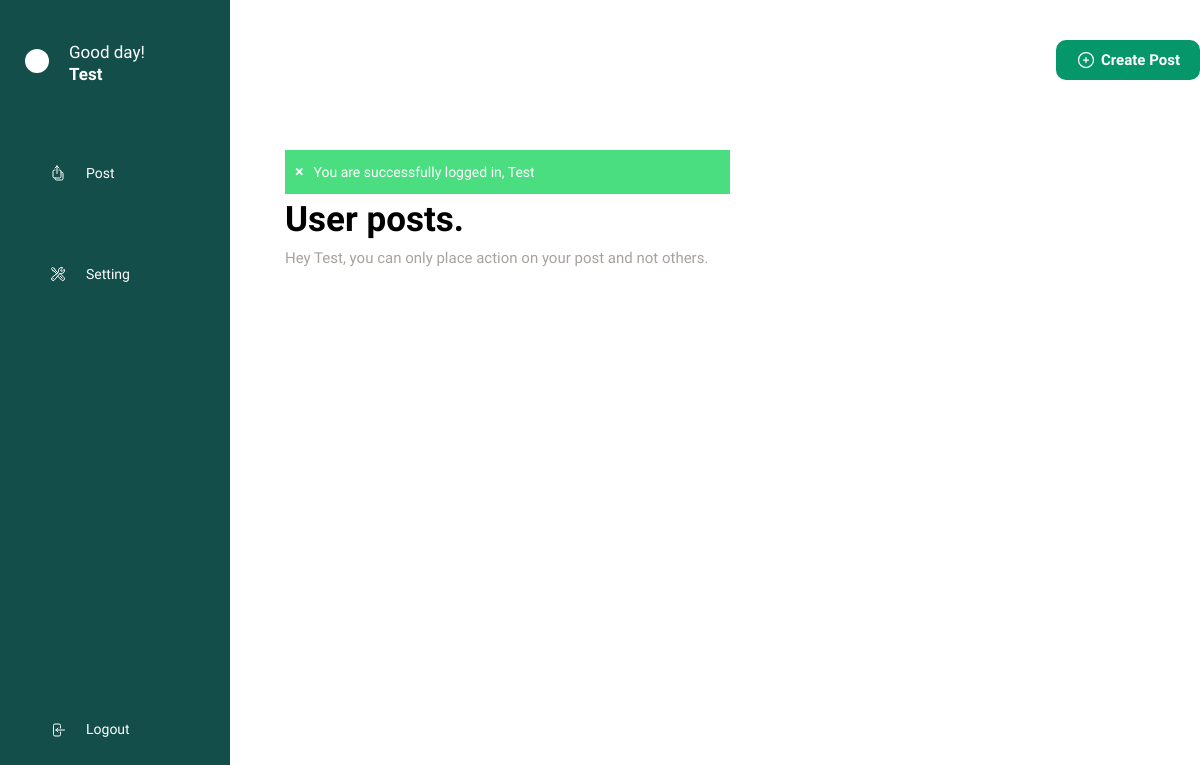
The page /dashboard (signed in) on the database as committed earlier.
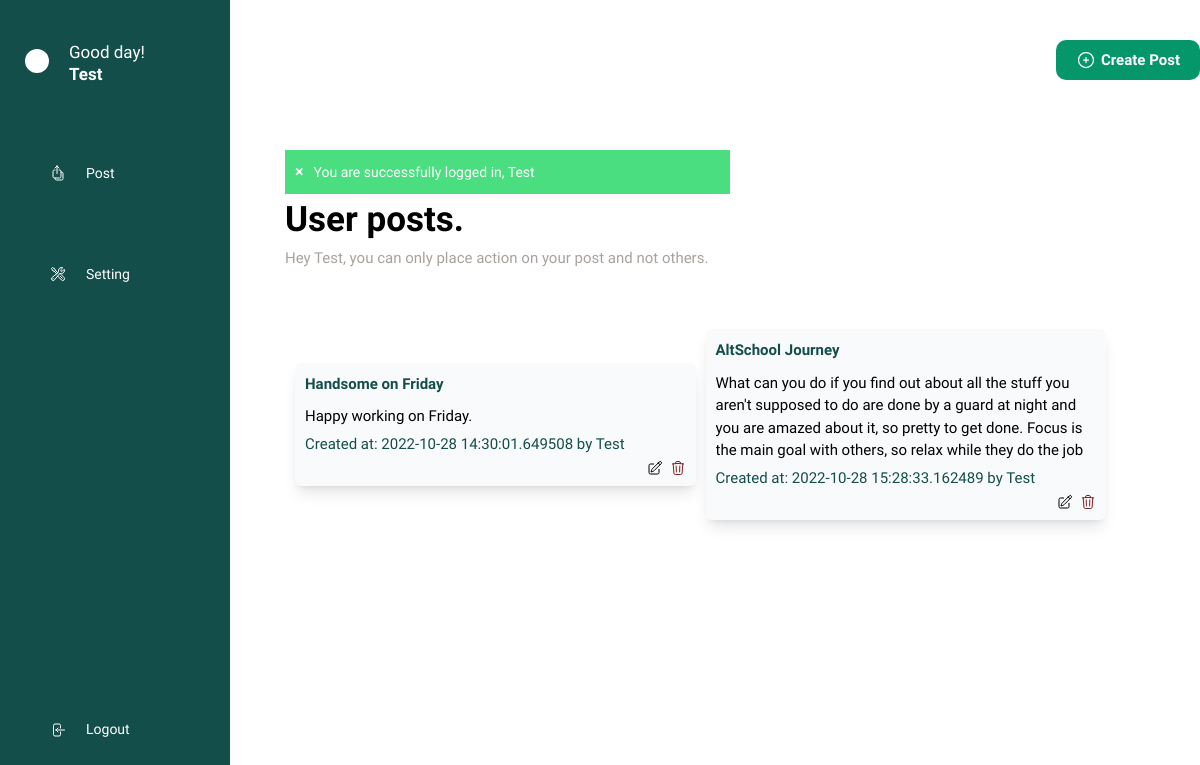
The same page on the database as committed later.
### app.py (models this page shows, shortened)
class User(db.Model, UserMixin):
    id = db.Column(db.Integer, primary_key=True, autoincrement=True)
    name = db.Column(db.String(15), unique=True, nullable=False)
    email = db.Column(db.String(25), unique=True, nullable=False)
    password = db.Column(db.String(80), nullable=False)

class Post(db.Model):
    id = db.Column(db.Integer, primary_key=True, unique=True)
    title = db.Column(db.String(100))
    content = db.Column(db.String(1000))
    author = db.Column(db.String(100), nullable=False)
    date = db.Column(db.DateTime, default=datetime.utcnow)

### app.py (the view)
@app.route('/dashboard')
@login_required
def dashboard():
    user = current_user
    blogs = Post.query.all()
    if user:
        flash('You are successfully logged in', 'success')
    else:
        pass
    return render_template('dashboard.html', blogs=blogs, user=user)

### app.py (called while the page is built)
@login_manager.user_loader
def user_loader(id):
    return User.query.get(int(id))

### templates/dashboard.html (shortened to what the changed rows need)
<!DOCTYPE html>
<html lang="en">
<head>
    <script src="https://cdn.tailwindcss.com"></script>
</head>
<body>
    <div class="md:flex md:items-top">
        <div class="fixed z-[9999] top-0 w-full md:h-full left-0 md:w-[230px] bg-[#134e4a] py-[30px]">
            <div class="w-full space-x-[20px] flex items-center py-[10px] px-[25px]">
                <div>
                    <div class="font-[500] text-[17px] text-[#fff]">Good day!</div>
                    <div class="font-[700] leading-[17px] text-[17px] text-[#fff]">{{ user.name }}</div>
                </div>
            </div>
        </div>
        <div class="md:ml-[260px] w-[95%] pb-[30px] md:w-[65%] lg:w-[80%] mt-[120px] md:mt-[0px] lg:mt-[0px]">
            <div class="mt-[60px] w-full py-[10px] px-[25px]">
                {% with success = get_flashed_messages(category_filter=["success"]) %}
                {% if success %}
                <div id="success"
                    class="bg-[#4ade80] flex space-x-[10px] items-center p-[10px] text-[#fff] text-[14px] w-full md:w-[50%]">
                    <div id="close" class="close cursor-pointer font-[600] text-[16px]" href="javascript:void(0)">×
                    </div>
                    <div>
                        {%- for msg in success %}
                        <span>{{ msg }}, {{ user.name }}</span>
                        {% endfor -%}
                    </div>
                </div>
                {% endif %}
                {% endwith %}
                <div class="font-[700] text-[#000] text-[25px] md:text-[35px]">User posts.</div>
                <div class="font-[400] text-[#a8a29e] text-[12px] md:text-[15px]">Hey {{ user.name }}, you can only
                    place action on
                    your post and not others.</div>
                <div class="flex flex-row flex-wrap mt-[30px] items-center w-full">
                    {% for blog in blogs %}
                    {% if user.name == blog.author %}
                    <div
                        class="bg-[#f9fafb] h-fit md:h-fit mt-[30px] ml-[10px] overflow-y-scroll p-[10px] shadow-lg w-full md:w-[45%] rounded-[6px]">
                        <div class="font-[700] text-[15px] text-[#134e4a]">{{ blog.title }}</div>
                        <div class="content font-[500] overflow-scroll h-fit w-full text-[15px] text-[#000] mt-[10px]">
                            <div class="overflow-scroll w-fit">{{ blog.content }}</div>
                        </div>
                        <div class="font-[500] text-[12px] md:text-[15px] text-[#134e4a] mt-[5px]">Created at: {{
                            blog.date }} by
                            {{ blog.author }}</div>
                        <div class="mt-[5px] text-right w-full">
                            <div class="flex space-x-[7px] float-right">
                                <a href="{{ url_for('update' ,id = blog.id) }}">
                                    <div>
                                    </div>
                                </a>
                                <a href="{{ url_for('delete' ,id = blog.id) }}">
                                    <div class="text-red-900">
                                    </div>
                                </a>
                            </div>
                        </div>
                    </div>
                    {% endif %}
                    {% endfor %}
                </div>
            </div>
        </div>
    </div>
</body>
</html>

Rows that differ between the two databases and show on the page:
now on this page (row edited): Post: title "Handsome on Friday", content "Happy working on Friday.", date "2022-10-28 14:30:01.649508", author "Test"
now on this page (row edited): Post: title "AltSchool Journey", content "What can you do if you find out about all the stuff you aren't supposed to do are done by a guard at night and you are amazed about it, so pretty to get done. Focus is the main goal with others, so relax while they do the job", date "2022-10-28 15:28:33.162489", author "Test"
